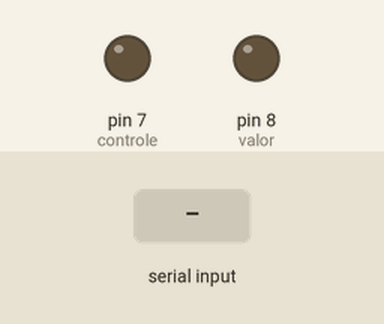
This sketch was run on a simulated Arduino Uno, built with avr-gcc and run on an emulated ATmega328P. On the bench: output pins drawn as LEDs (lit = HIGH). The test bench sets the inputs (shaded band).

Above: at 1.2 s.
1.3 s: "a90\n" received over Serial
At 2.6 s:
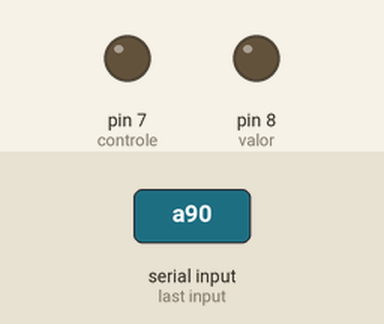
3.0 s: "f90\n" received over Serial
At 3.9 s:
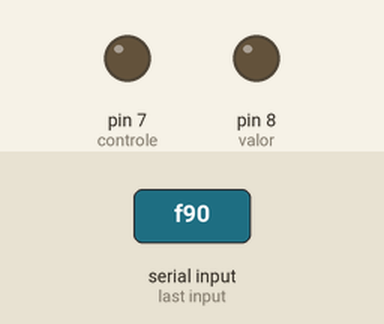
Timing chart, 0 to 6.0 s (numbered marks = the images above; inputs shaded):
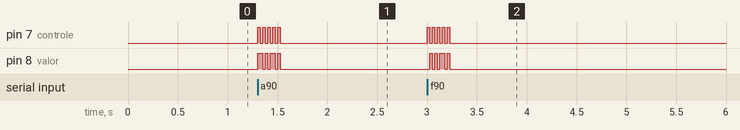

The sketch:

TesteProtocolo.ino
```cpp
#define controle 7 // SD1
#define valor 8    // SD2
bool sinal = false; // Variável global
void setup() {                    // Configurações Iniciais
  pinMode(controle, OUTPUT);      // Configura as saídas digitais
  pinMode(valor, OUTPUT);
  Serial.begin(9600);             // Inicia a comunicação serial
  digitalWrite(valor, LOW);       // Condições iniciais
  digitalWrite(controle, LOW);
}
void enviarComando(){        //  Muda o estado de SD1 a cada execução
  if (sinal == true){
    digitalWrite(controle,LOW);          // Aplica nível baixo em SD1
    sinal = false;
  }
  else {
    digitalWrite(controle,HIGH);         // Aplica nível alto em SD1
    sinal = true;
  }
  delay(25);                   // Intervalo entre o envio de cada bit
}
void enviarSinal(bool comando, int referencia = 0){
// Transmite uma sequência de 2 ou 10 bits representando uma instrução
  // Identificar o comando: Abrir garra (1) ou Fechar garra (0)?
  if(comando == false) digitalWrite(valor, LOW);
  else  digitalWrite(valor, HIGH);
  enviarComando();             // Envia o primeiro bit

// Utilizar referência predefinida? Sim (0) ou Não, definir nova (1)?
  if(referencia == 0) digitalWrite(valor, LOW);
  else digitalWrite(valor, HIGH);
  enviarComando();             // Envia o segundo bit

  // Defininir uma nova referência
  if(referencia > 0 && referencia <= 100){
    //byte referencia_bits = referencia;
    for(int i=0; i<7; i++){         // Conversão: inteiro -> binário
// Verifica se o bit na posição i da variável "referencia" vale 0
// e representa o resultado em SD2
      if (bitRead(referencia, i) == 0) digitalWrite(valor, LOW);
      else digitalWrite(valor, HIGH);
      enviarComando();              // Envia os bits de 3 a 9
    }
    digitalWrite(valor, LOW);       // Bit de verificação (0)
    enviarComando();                // Envia o bit de verificação (10)
  }
  digitalWrite(valor, LOW);         // Redefine as condições iniciais
  digitalWrite(controle, LOW);
  sinal = false;
}
void loop() {                       // Exemplo de Programa Principal
    char c = Serial.read();       // Lê um caractere pelo canal serial
    if (c == 'a') enviarSinal(HIGH, Serial.parseInt());
    if (c == 'f') enviarSinal(LOW, Serial.parseInt());
// Exemplos: ao enviar no monitor serial
// -> a50 -> Abre/Move a garra até 50 mm de abertura
// -> f25 -> Fecha a garra com 25% da força máxima
}
```

Measured:
- after the input at 1.3 s, pin 7 (controle): alternates HIGH for 0.03 s and LOW for 0.03 s, 10 changes in all, then stays LOW, starting at once; pin 8 (valor): alternates HIGH for 0.04 s and LOW for 0.03 s, 8 changes in all, then stays LOW, starting at once
- after the input at 3.0 s, pin 7 (controle): alternates HIGH for 0.03 s and LOW for 0.03 s, 10 changes in all, then stays LOW, starting at once; pin 8 (valor): alternates HIGH for 0.03 s and LOW for 0.03 s, 8 changes in all, then stays LOW, starting at once
